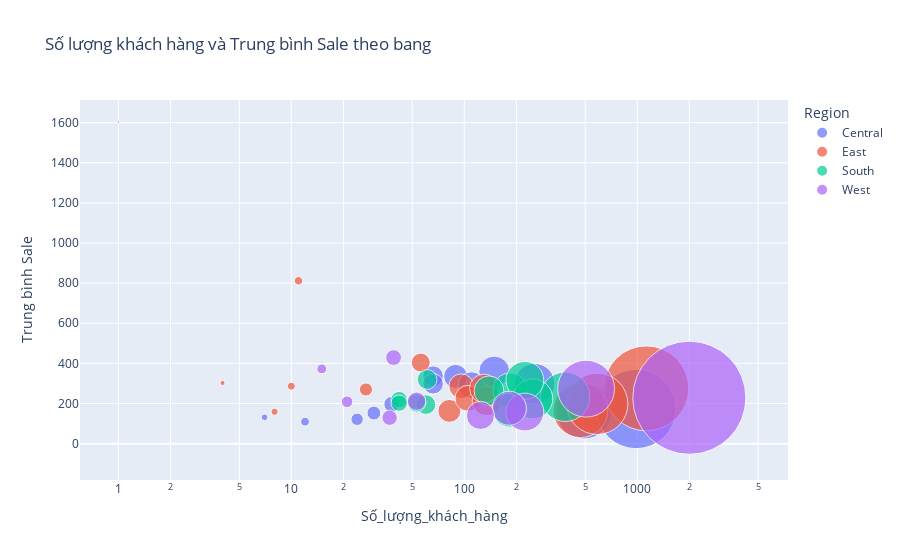

Notebook code cell kept with this figure:
### Code cell
customer_fig_1[0]

### Figure 1 — Plotly figure (JSON) as saved in the notebook; plotly's stock layout.template omitted (floating-point values rounded to 4 significant figures)
{"data": [{"hovertemplate": "<b>%{hovertext}</b><br><br>Region=Central<br>Số_lượng_khách_hàng=%{x}<br>Trung bình Sale=%{y}<br>number_order=%{marker.size}<extra></extra>", "hovertext": ["Illinois", "Indiana", "Iowa", "Kansas", "Michigan", "Minnesota", "Missouri", "Nebraska", "North Dakota", "Oklahoma", "South Dakota", "Texas", "Wisconsin"], "legendgroup": "Central", "marker": {"color": "#636efa", "size": [492, 149, 30, 24, 255, 89, 66, 38, 7, 66, 12, 985, 110], "sizemode": "area", "sizeref": 0.3127, "symbol": "circle"}, "mode": "markers", "name": "Central", "orientation": "v", "showlegend": true, "type": "scatter", "x": [492, 149, 30, 24, 255, 89, 66, 38, 7, 66, 12, 985, 110], "xaxis": "x", "y": [162.9, 359.4, 152.7, 121.4, 299.1, 335.5, 336.4, 196.4, 131.4, 298.2, 109.6, 172.8, 292.0], "yaxis": "y"}, {"hovertemplate": "<b>%{hovertext}</b><br><br>Region=East<br>Số_lượng_khách_hàng=%{x}<br>Trung bình Sale=%{y}<br>number_order=%{marker.size}<extra></extra>", "hovertext": ["Connecticut", "Delaware", "District of Columbia", "Maine", "Maryland", "Massachusetts", "New Hampshire", "New Jersey", "New York", "Ohio", "Pennsylvania", "Rhode Island", "Vermont", "West Virginia"], "legendgroup": "East", "marker": {"color": "#EF553B", "size": [82, 96, 10, 8, 105, 135, 27, 130, 1128, 469, 587, 56, 11, 4], "sizemode": "area", "sizeref": 0.3127, "symbol": "circle"}, "mode": "markers", "name": "East", "orientation": "v", "showlegend": true, "type": "scatter", "x": [82, 96, 10, 8, 105, 135, 27, 130, 1128, 469, 587, 56, 11, 4], "xaxis": "x", "y": [163.2, 285.9, 286.5, 158.8, 225.8, 212.1, 270.1, 275.1, 275.6, 166.9, 198.5, 404.1, 811.8, 302.5], "yaxis": "y"}, {"hovertemplate": "<b>%{hovertext}</b><br><br>Region=South<br>Số_lượng_khách_hàng=%{x}<br>Trung bình Sale=%{y}<br>number_order=%{marker.size}<extra></extra>", "hovertext": ["Alabama", "Arkansas", "Florida", "Georgia", "Kentucky", "Louisiana", "Mississippi", "North Carolina", "South Carolina", "Tennessee", "Virginia"], "legendgroup": "South", "marker": {"color": "#00cc96", "size": [61, 60, 383, 184, 139, 42, 53, 249, 42, 183, 224], "sizemode": "area", "sizeref": 0.3127, "symbol": "circle"}, "mode": "markers", "name": "South", "orientation": "v", "showlegend": true, "type": "scatter", "x": [61, 60, 383, 184, 139, 42, 53, 249, 42, 183, 224], "xaxis": "x", "y": [319.8, 194.6, 233.6, 266.8, 263.2, 219.5, 203.2, 223.3, 201.9, 167.6, 315.3], "yaxis": "y"}, {"hovertemplate": "<b>%{hovertext}</b><br><br>Region=West<br>Số_lượng_khách_hàng=%{x}<br>Trung bình Sale=%{y}<br>number_order=%{marker.size}<extra></extra>", "hovertext": ["Arizona", "California", "Colorado", "Idaho", "Montana", "Nevada", "New Mexico", "Oregon", "Utah", "Washington", "Wyoming"], "legendgroup": "West", "marker": {"color": "#ab63fa", "size": [224, 2001, 182, 21, 15, 39, 37, 124, 53, 506, 1], "sizemode": "area", "sizeref": 0.3127, "symbol": "circle"}, "mode": "markers", "name": "West", "orientation": "v", "showlegend": true, "type": "scatter", "x": [224, 2001, 182, 21, 15, 39, 37, 124, 53, 506, 1], "xaxis": "x", "y": [157.5, 228.7, 176.4, 208.7, 372.6, 429.0, 129.3, 140.6, 211.7, 274.0, 1603.0], "yaxis": "y"}], "layout": {"legend": {"itemsizing": "constant", "title": {"text": "Region"}, "tracegroupgap": 0}, "title": {"text": "Số lượng khách hàng và Trung bình Sale theo bang"}, "xaxis": {"anchor": "y", "domain": [0, 1], "title": {"text": "Số_lượng_khách_hàng"}, "type": "log"}, "yaxis": {"anchor": "x", "domain": [0, 1], "title": {"text": "Trung bình Sale"}}}}
